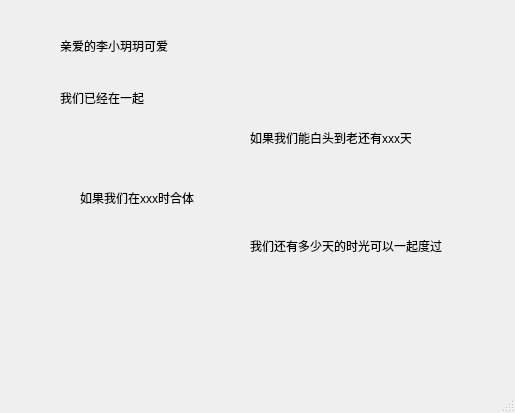
<?xml version="1.0" encoding="UTF-8"?>
<ui version="4.0">
 <class>CounterWindow</class>
 <widget class="QMainWindow" name="CounterWindow">
  <property name="geometry">
   <rect>
    <x>0</x>
    <y>0</y>
    <width>515</width>
    <height>413</height>
   </rect>
  </property>
  <property name="windowTitle">
   <string>MainWindow</string>
  </property>
  <widget class="QWidget" name="centralwidget">
   <widget class="QLabel" name="label">
    <property name="geometry">
     <rect>
      <x>60</x>
      <y>30</y>
      <width>121</width>
      <height>31</height>
     </rect>
    </property>
    <property name="text">
     <string>亲爱的李小玥玥可爱</string>
    </property>
   </widget>
   <widget class="QLabel" name="label_2">
    <property name="geometry">
     <rect>
      <x>60</x>
      <y>90</y>
      <width>91</width>
      <height>16</height>
     </rect>
    </property>
    <property name="text">
     <string>我们已经在一起</string>
    </property>
   </widget>
   <widget class="QLabel" name="label_3">
    <property name="geometry">
     <rect>
      <x>250</x>
      <y>130</y>
      <width>161</width>
      <height>16</height>
     </rect>
    </property>
    <property name="text">
     <string>如果我们能白头到老还有xxx天</string>
    </property>
   </widget>
   <widget class="QLabel" name="label_4">
    <property name="geometry">
     <rect>
      <x>80</x>
      <y>190</y>
      <width>121</width>
      <height>16</height>
     </rect>
    </property>
    <property name="text">
     <string>如果我们在xxx时合体</string>
    </property>
   </widget>
   <widget class="QLabel" name="label_5">
    <property name="geometry">
     <rect>
      <x>250</x>
      <y>220</y>
      <width>211</width>
      <height>51</height>
     </rect>
    </property>
    <property name="text">
     <string>我们还有多少天的时光可以一起度过</string>
    </property>
   </widget>
  </widget>
  <widget class="QMenuBar" name="menubar">
   <property name="geometry">
    <rect>
     <x>0</x>
     <y>0</y>
     <width>515</width>
     <height>21</height>
    </rect>
   </property>
  </widget>
  <widget class="QStatusBar" name="statusbar"/>
 </widget>
 <resources/>
 <connections/>
</ui>
